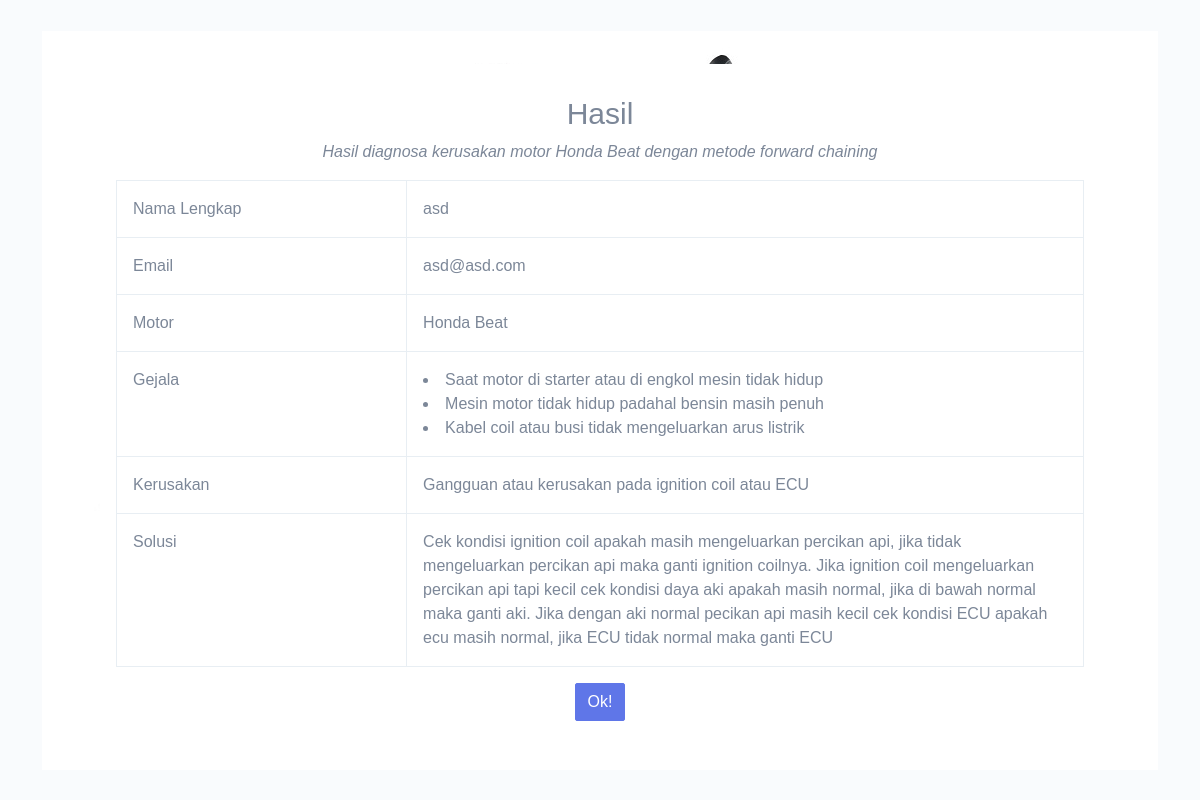
Page /index.php/konsultasi/hasil on the committed database.
### tables this page shows
CREATE TABLE `user` (
  `id` int(11) NOT NULL,
  `nama` varchar(50) NOT NULL,
  `email` varchar(50) NOT NULL,
  `merek` varchar(50) NOT NULL,
  `seri` varchar(50) NOT NULL,
  `kerusakan_kode` varchar(5) NOT NULL
);

CREATE TABLE `relasi` (
  `id` int(11) NOT NULL,
  `kerusakan_id` int(11) NOT NULL,
  `gejala_id` int(11) NOT NULL
);

CREATE TABLE `gejala` (
  `id_gejala` int(11) NOT NULL,
  `kode_gejala` varchar(3) NOT NULL,
  `gejala` varchar(100) NOT NULL
);

CREATE TABLE `kerusakan` (
  `id_kerusakan` int(11) NOT NULL,
  `kode_kerusakan` varchar(3) NOT NULL,
  `kerusakan` varchar(1000) NOT NULL,
  `solusi` varchar(1000) NOT NULL
);

### application/controllers/Konsultasi.php (called while the page is built, shortened)
<?php
class Konsultasi extends CI_Controller
{
    public function hasil()
    {
        $data['title'] = 'hasil';
        $id = $this->user->getId() - 1;
        $data['hasil'] = $this->user->getHasil($id);
        $kode = $data['hasil']['kode_kerusakan'];
        $data['gejala'] = $this->gejala->getGejalaKerusakan($kode);
        $this->load->view('konsultasi/hasil', $data);
    }
}

### index.php (called while the page is built, shortened)
<?php
require_once BASEPATH.'core/CodeIgniter.php';

### application/models/User_model.php (called while the page is built, shortened)
<?php
class User_model extends CI_model
{
    public function getHasil($id)
    {
        $this->db->select('*');
        $this->db->from('user');
        $this->db->join('kerusakan', 'kerusakan.kode_kerusakan = user.kerusakan_kode');
        $this->db->where('user.id', $id);
        return $this->db->get()->row_array();
    }
    public function getId()
    {
        $this->db->select_max('id', 'id');
        $query = $this->db->get('user')->row_array();
        $data = $query['id'];
        $kode = (int) substr($data, 0);
        $kode++;
        return $kode;
    }
}

### application/models/Gejala_model.php (called while the page is built, shortened)
<?php
class Gejala_model extends CI_model
{
    public function getGejalaKerusakan($kode)
    {
        $this->db->select('*');
        $this->db->from('relasi');
        $this->db->join('kerusakan', 'relasi.kerusakan_id = kerusakan.id_kerusakan');
        $this->db->join('gejala', 'gejala.id_gejala = relasi.gejala_id');
        $this->db->where('kerusakan.kode_kerusakan', $kode);
        return $this->db->get()->result_array();
    }
}

### application/views/konsultasi/hasil.php (the view, shortened to what this page needs)
<!DOCTYPE html>
<html dir="ltr">
<head>
    <link href="<?= base_url() ?>files/dist/css/style.min.css" rel="stylesheet">
</head>
<body>
    <div class="main-wrapper">
        <div class="auth-wrapper d-flex no-block justify-content-center align-items-center position-relative" style="background:url(<?= base_url() ?>files/assets/images/big/background.jpg) no-repeat center center;">
            <div class="col-sm-10 bg-white">
                <div class="p-3">
                    <h2 class="mt-3 text-center">Hasil</h2>
                    <p class="text-center"><i>Hasil diagnosa kerusakan motor Honda Beat dengan metode forward chaining</i></p>
                    <div class="row">
                        <table border="1" class="table table-bordered">
                            <tr>
                                <td width="30%">Nama Lengkap</td>
                                <td><?= $hasil['nama'] ?></td>
                            </tr>
                            <tr>
                                <td width="30%">Email</td>
                                <td><?= $hasil['email'] ?></td>
                            </tr>
                            <tr>
                                <td width="30%">Motor</td>
                                <td><?= $hasil['merek'] . ' ' . $hasil['seri']  ?></td>
                            </tr>
                            <tr>
                                <td width="30%">Gejala</td>
                                <td>
                                    <?php foreach ($gejala as $g) : ?>
                                        <li><?= $g['gejala'] ?></li>
                                    <?php endforeach; ?>
                                </td>
                            </tr>
                            <tr>
                                <td width="30%">Kerusakan</td>
                                <td><?= $hasil['kerusakan'] ?></td>
                            </tr>
                            <tr>
                                <td width="30%">Solusi</td>
                                <td><?= $hasil['solusi'] ?></td>
                            </tr>
                        </table>
                    </div>
                    <div class="text-center">
                        <a href="<?= base_url('konsultasi') ?>" class="btn btn-primary">Ok!</a>
                    </div>
                </div>
            </div>
        </div>
    </div>
</body>
</html>

### rows in the picture
user: nama "asd", email "asd@asd.com", merek "Honda", seri "Beat", kerusakan.kerusakan "Gangguan atau kerusakan pada ignition coil atau ECU", kerusakan.solusi "Cek kondisi ignition coil apakah masih mengeluarkan percikan api, jika tidak mengeluarkan percikan api maka ganti ignition coilnya. Jika ignition coil mengeluarkan percikan api tapi kecil cek kondisi daya aki apakah masih normal, jika di bawah normal maka ganti aki. Jika dengan aki normal pecikan api masih kecil cek kondisi ECU apakah ecu masih normal, jika ECU tidak normal maka ganti ECU"
relasi: gejala.gejala "Saat motor di starter atau di engkol mesin tidak hidup"
relasi: gejala.gejala "Mesin motor tidak hidup padahal bensin masih penuh"
relasi: gejala.gejala "Kabel coil atau busi tidak mengeluarkan arus listrik"
